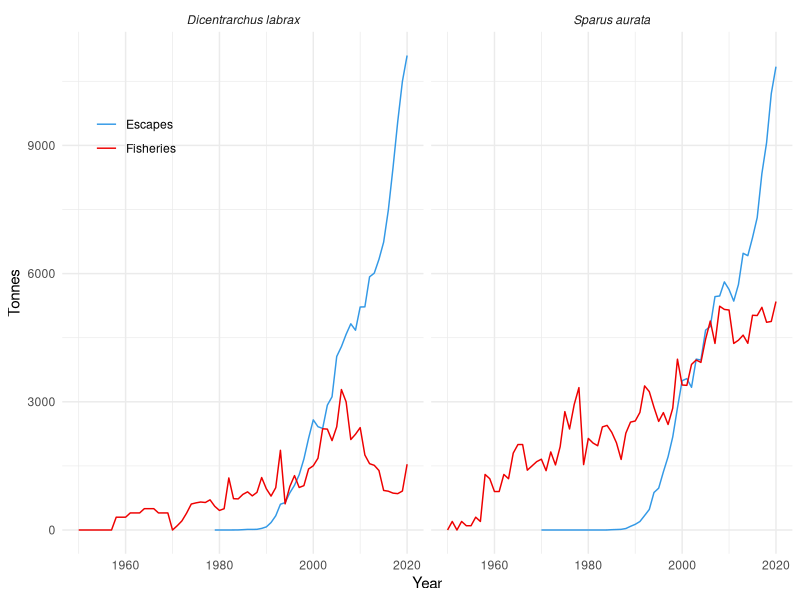
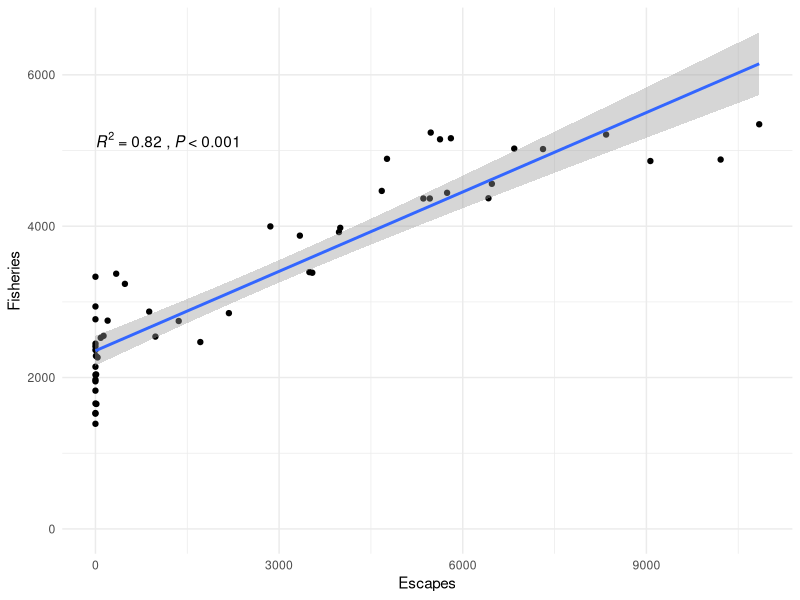
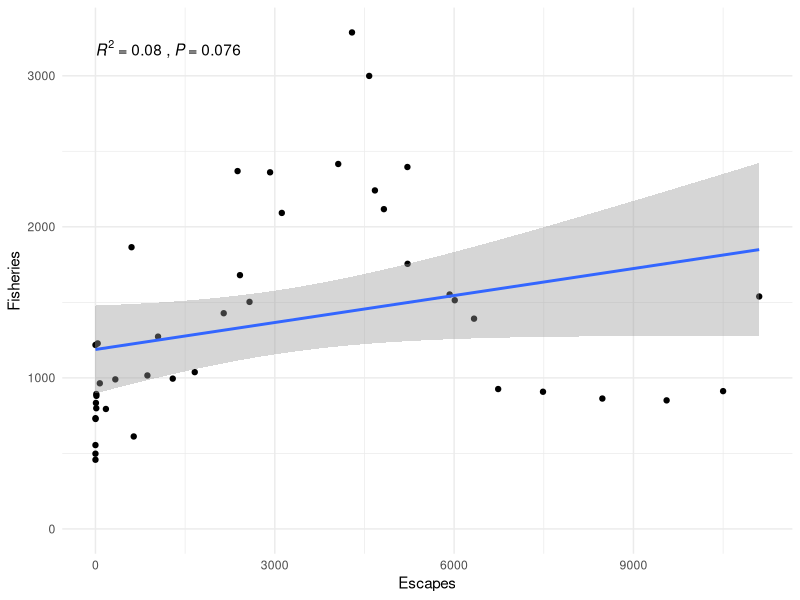

The R source for these figures, in order:
library(tidyverse)
library(lmtest)
theme_set(theme_minimal())
rm(list = ls())

# read landing and escapes data-----------
d <- bind_rows("Fisheries" = read_csv('data/landings.csv'), "Escapes" = read_csv('data/escapes.csv'), .id = "Type")

d %>% 
  filter(Type == "Escapes") %>%
  group_by(Species) %>% 
  summarise(tot_esc = sum(Tonnes))

# Plot escapes vs landings------
esc_fish_plot <- 
ggplot(d, aes(Year, Tonnes, color = Type)) +
  geom_line() +
  facet_wrap(~Species, scales = 'fixed', nrow = 1) +
  theme(legend.position = c(.1,.8),
        strip.text = element_text(face = 'italic')) +
  scale_color_manual(values = c( rgb(0.2, 0.6, 0.9, 1), 'red2'), name = NULL)

esc_fish_plot

# Granger test of causality -------------

# seabream-----
bream <- 
  d %>% 
  filter(Species == "Sparus aurata") %>% 
  pivot_wider(names_from = Type, values_from = Tonnes) 

grangertest(Fisheries~Escapes, order = 1, data = bream) %>%
  broom::tidy() 


cor(bream$Fisheries, bream$Escapes/5, use = "complete.obs")

# regression plot-----
ggplot(bream, aes(Escapes, Fisheries)) +
  geom_point() +
  geom_smooth(se = T, method = lm) +
  ggpubr::stat_cor(aes(label = paste(
    ..rr.label.., gsub("p", "P", ..p.label..), sep = "~`,`~"
  )),
  p.accuracy = 0.001,
  r.accuracy = 0.01)

# seabass----
bass <- 
  d %>% 
  filter(Species == "Dicentrarchus labrax") %>% 
  pivot_wider(names_from = Type, values_from = Tonnes)

grangertest(Fisheries~Escapes, order = 2, data = bass) %>% 
  broom::tidy() 

# regression plot-----
ggplot(bass, aes(Escapes, Fisheries)) +
  geom_point() +
  geom_smooth(se = T, method = lm) +
  ggpubr::stat_cor(aes(label = paste(
    ..rr.label.., gsub("p", "P", ..p.label..), sep = "~`,`~"
  )),
  p.accuracy = 0.001,
  r.accuracy = 0.01)
